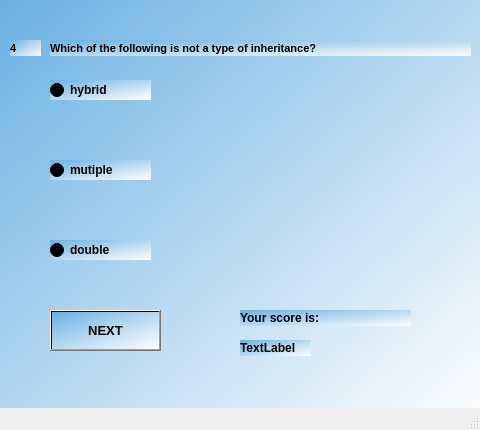
<?xml version="1.0" encoding="UTF-8"?>
<ui version="4.0">
 <class>MainWindow18</class>
 <widget class="QMainWindow" name="MainWindow18">
  <property name="geometry">
   <rect>
    <x>0</x>
    <y>0</y>
    <width>480</width>
    <height>430</height>
   </rect>
  </property>
  <property name="windowTitle">
   <string>MainWindow</string>
  </property>
  <widget class="QWidget" name="centralwidget">
   <widget class="QWidget" name="widget" native="true">
    <property name="geometry">
     <rect>
      <x>0</x>
      <y>0</y>
      <width>480</width>
      <height>430</height>
     </rect>
    </property>
    <property name="styleSheet">
     <string notr="true">background-color:qlineargradient(spread:pad, x1:0, y1:0, x2:1, y2:1, stop:0 rgba(106, 177, 227, 255), stop:1 rgba(255, 255, 255, 255))</string>
    </property>
    <widget class="QLabel" name="label">
     <property name="geometry">
      <rect>
       <x>10</x>
       <y>40</y>
       <width>31</width>
       <height>16</height>
      </rect>
     </property>
     <property name="font">
      <font>
       <pointsize>8</pointsize>
       <weight>75</weight>
       <bold>true</bold>
      </font>
     </property>
     <property name="text">
      <string>4</string>
     </property>
    </widget>
    <widget class="QLabel" name="label_2">
     <property name="geometry">
      <rect>
       <x>50</x>
       <y>40</y>
       <width>421</width>
       <height>16</height>
      </rect>
     </property>
     <property name="font">
      <font>
       <pointsize>8</pointsize>
       <weight>75</weight>
       <bold>true</bold>
      </font>
     </property>
     <property name="text">
      <string>Which of the following is not a type of inheritance?</string>
     </property>
    </widget>
    <widget class="QRadioButton" name="radioButton">
     <property name="geometry">
      <rect>
       <x>50</x>
       <y>80</y>
       <width>101</width>
       <height>20</height>
      </rect>
     </property>
     <property name="font">
      <font>
       <weight>75</weight>
       <bold>true</bold>
      </font>
     </property>
     <property name="text">
      <string>hybrid</string>
     </property>
    </widget>
    <widget class="QRadioButton" name="radioButton_2">
     <property name="geometry">
      <rect>
       <x>50</x>
       <y>240</y>
       <width>101</width>
       <height>20</height>
      </rect>
     </property>
     <property name="font">
      <font>
       <weight>75</weight>
       <bold>true</bold>
      </font>
     </property>
     <property name="text">
      <string>double</string>
     </property>
    </widget>
    <widget class="QRadioButton" name="radioButton_3">
     <property name="geometry">
      <rect>
       <x>50</x>
       <y>160</y>
       <width>101</width>
       <height>20</height>
      </rect>
     </property>
     <property name="font">
      <font>
       <weight>75</weight>
       <bold>true</bold>
      </font>
     </property>
     <property name="text">
      <string>mutiple</string>
     </property>
    </widget>
    <widget class="QPushButton" name="NEXT">
     <property name="geometry">
      <rect>
       <x>50</x>
       <y>310</y>
       <width>111</width>
       <height>41</height>
      </rect>
     </property>
     <property name="font">
      <font>
       <pointsize>10</pointsize>
       <weight>75</weight>
       <bold>true</bold>
      </font>
     </property>
     <property name="text">
      <string>NEXT</string>
     </property>
    </widget>
    <widget class="QLabel" name="label_3">
     <property name="geometry">
      <rect>
       <x>240</x>
       <y>310</y>
       <width>171</width>
       <height>16</height>
      </rect>
     </property>
     <property name="font">
      <font>
       <weight>75</weight>
       <bold>true</bold>
      </font>
     </property>
     <property name="text">
      <string>Your score is:</string>
     </property>
    </widget>
    <widget class="QLabel" name="label_4">
     <property name="geometry">
      <rect>
       <x>240</x>
       <y>340</y>
       <width>71</width>
       <height>16</height>
      </rect>
     </property>
     <property name="font">
      <font>
       <weight>75</weight>
       <bold>true</bold>
      </font>
     </property>
     <property name="text">
      <string>TextLabel</string>
     </property>
    </widget>
   </widget>
  </widget>
  <widget class="QMenuBar" name="menubar">
   <property name="geometry">
    <rect>
     <x>0</x>
     <y>0</y>
     <width>480</width>
     <height>26</height>
    </rect>
   </property>
  </widget>
  <widget class="QStatusBar" name="statusbar"/>
 </widget>
 <resources/>
 <connections/>
</ui>
